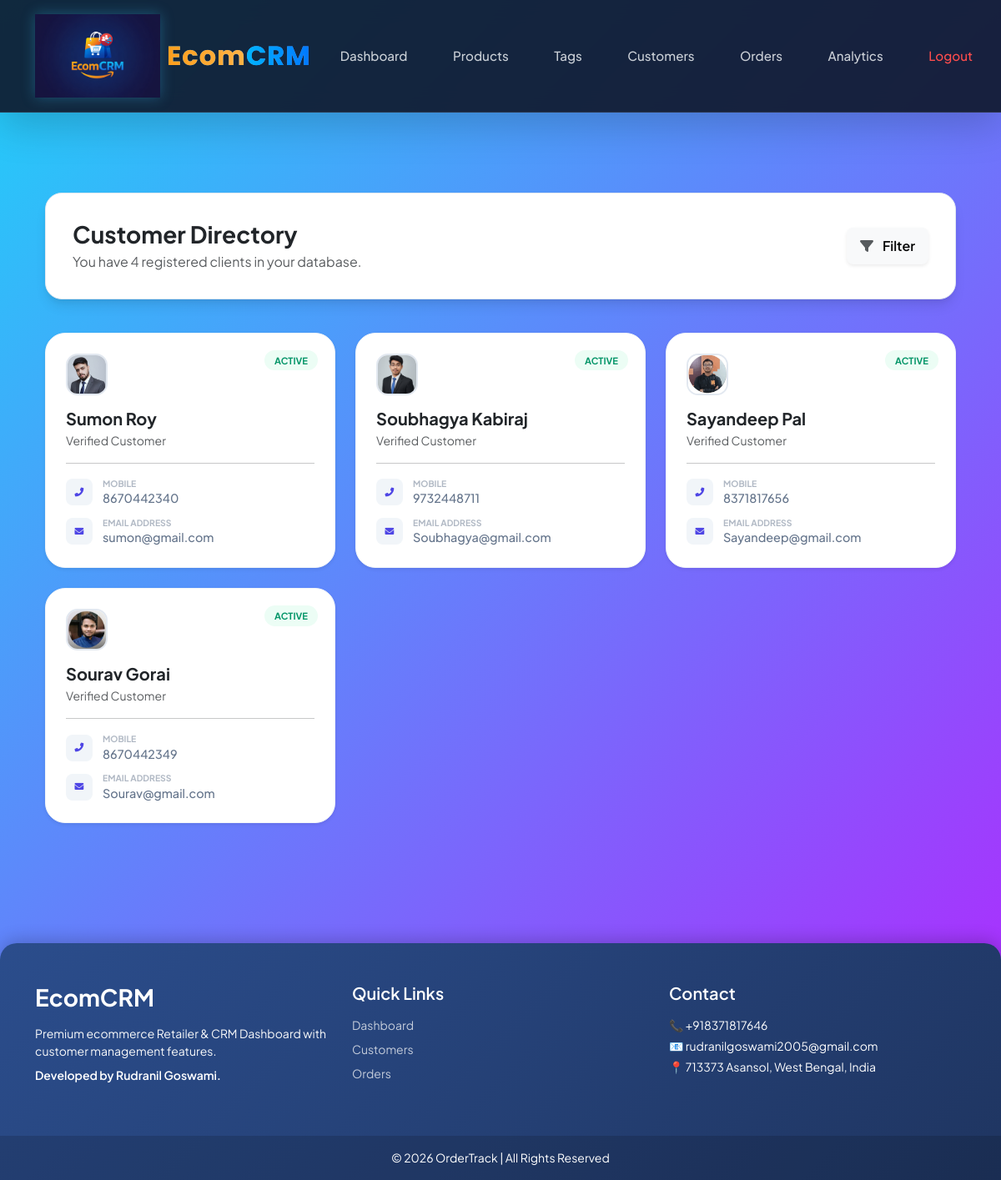
The app's page /customer_list/ (signed in) with its own data.
### account/models.py (models this page shows, shortened)
class Customer(models.Model):
    name = models.CharField(max_length=200)
    email = models.EmailField()
    phone = models.CharField(max_length=200)
    address = models.TextField()
    date_created = models.DateTimeField(auto_now_add=True, null=True)
    profile_image = models.ImageField(upload_to='profile/', null=True, blank=True)
    latitude = models.FloatField(null=True, blank=True)
    longitude = models.FloatField(null=True, blank=True)

### account/views.py (the view)
# urls.py: path('customer_list/', views.cust_list, name='customer_list'),
@login_required(login_url='login')
def cust_list(request):
    customers=Customer.objects.all()
    context={'customers':customers}
    return render(request, 'account/customer_list.html', context)

### template/account/customer_list.html (shortened to what this page needs)
{% extends 'main.html' %}
{% block content %}
<link rel="stylesheet" href="https://cdnjs.cloudflare.com/ajax/libs/font-awesome/6.0.0/css/all.min.css">
<div class="container py-5">
    <div class="customer-header d-flex justify-content-between align-items-center">
        <div>
            <h3 class="fw-bold mb-1 text-dark">Customer Directory</h3>
            <p class="text-muted mb-0">You have {{ customers|length }} registered clients in your database.</p>
        </div>
        <div class="d-flex gap-2">
            <button class="btn btn-light border-0 shadow-sm rounded-3 px-3">
                <i class="fas fa-filter text-muted me-2"></i> Filter
            </button>
            </div>
    </div>
    <div class="customer-grid">
        {% for i in customers %}
        <div class="user-card shadow-sm">
            <span class="status-pill">Active</span>
            {% if i.profile_image %}
            <img src="{{ i.profile_image.url }}" class="avatar-img">
            {% else %}
            <div class="avatar-wrapper">
             {{ i.name|slice:":1"|upper }}
             </div>
             {% endif %}
            <h5 class="fw-bold text-dark mb-1">{{ i.name }}</h5>
            <p class="text-muted small mb-3">Verified Customer</p>
            <hr class="opacity-10">
            <div class="detail-row">
                <div class="detail-icon">
                </div>
                <div>
                    <span class="d-block text-xs text-uppercase fw-bold opacity-50" style="font-size: 0.65rem;">Mobile</span>
                    <span class="fw-medium">{{ i.phone }}</span>
                </div>
            </div>
            <div class="detail-row">
                <div class="detail-icon">
                </div>
                <div class="text-truncate">
                    <span class="d-block text-xs text-uppercase fw-bold opacity-50" style="font-size: 0.65rem;">Email Address</span>
                    <span class="fw-medium">{{ i.email }}</span>
                </div>
            </div>
            </div>
        {% endfor %}
    </div>
</div>
{% endblock content %}

### static/CSS/main.css (style rules this page uses)
body { margin: 0; font-family: 'Segoe UI', Tahoma, Geneva, Verdana, sans-serif; background: linear-gradient(135deg, #1fd1f9, #b621fe); min-height: 100vh; display: flex; flex-direction: column; }
.btn { border-radius: 12px; font-weight: 600; padding: 10px 20px; transition: 0.25s; }

### template/navbar.html (style rules this page uses)
:root { --nav-bg: rgba(15, 23, 42, 0.9); --accent-color: #38bdf8; --text-main: #f8fafc; --transition: all 0.3s cubic-bezier(0.4, 0, 0.2, 1); }

### template/account/customer_list.html (style rules this page uses)
:root { --crm-bg: #f8fafc; --accent-color: #4f46e5; --card-shadow: 0 10px 15px -3px rgba(0, 0, 0, 0.1), 0 4px 6px -2px rgba(0, 0, 0, 0.05); }
body { font-family: 'Plus Jakarta Sans', sans-serif; background-color: var(--crm-bg); }
.customer-header { background: white; padding: 2rem; border-radius: 20px; box-shadow: var(--card-shadow); margin-bottom: 2.5rem; border: 1px solid #e2e8f0; }
.customer-grid { display: grid; grid-template-columns: repeat(auto-fill, minmax(300px, 1fr)); gap: 1.5rem; }
.user-card { background: white; border-radius: 24px; padding: 1.5rem; border: 1px solid #f1f5f9; transition: all 0.3s cubic-bezier(0.4, 0, 0.2, 1); position: relative; overflow: hidden; }
.detail-row { display: flex; align-items: center; gap: 12px; margin-top: 10px; color: #64748b; font-size: 0.9rem; }
.detail-icon { width: 32px; height: 32px; background: #f1f5f9; border-radius: 8px; display: flex; align-items: center; justify-content: center; color: var(--accent-color); }
.status-pill { position: absolute; top: 20px; right: 20px; padding: 4px 12px; background: #ecfdf5; color: #059669; border-radius: 50px; font-size: 0.7rem; font-weight: 700; text-transform: uppercase; }
.avatar-img { width: 50px; height: 50px; border-radius: 14px; object-fit: cover; margin-bottom: 1rem; border: 2px solid #e2e8f0; }

### records on screen
Customer: profile_image (picture), name "Sumon Roy", phone "8670442340", email "sumon@gmail.com"
Customer: profile_image (picture), name "Soubhagya Kabiraj", phone "9732448711", email "Soubhagya@gmail.com"
Customer: profile_image (picture), name "Sayandeep Pal", phone "8371817656", email "Sayandeep@gmail.com"
Customer: profile_image (picture), name "Sourav Gorai", phone "8670442349", email "Sourav@gmail.com"

### other values on screen
{{ customers|length }} "4"
